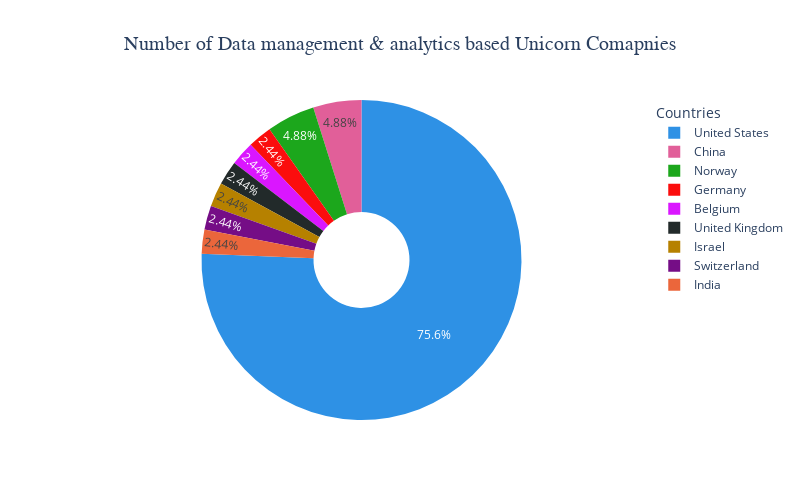

Here is the notebook cell this chart was saved with:
### Code cell
country_vs_company_vis(country_data_count,'Number of Data management & analytics based Unicorn Comapnies')

### Figure 1 — Plotly figure (JSON) as saved in the notebook; plotly's stock layout.template omitted (floating-point values rounded to 4 significant figures)
{"data": [{"customdata": [[31], [2], [2], [1], [1], [1], [1], [1], [1]], "domain": {"x": [0, 1], "y": [0, 1]}, "hole": 0.3, "hovertemplate": "Country Name=%{label}<br>Number of Data management & analytics based Unicorn Comapnies=%{customdata[0]}<extra></extra>", "labels": ["United States", "China", "Norway", "Germany", "Belgium", "United Kingdom", "Israel", "Switzerland", "India"], "legendgroup": "", "name": "", "showlegend": true, "type": "pie", "values": [31, 2, 2, 1, 1, 1, 1, 1, 1]}], "layout": {"height": 500, "legend": {"font": {"size": 12}, "title": {"text": "Countries"}, "tracegroupgap": 10}, "piecolorway": ["#2E91E5", "#E15F99", "#1CA71C", "#FB0D0D", "#DA16FF", "#222A2A", "#B68100", "#750D86", "#EB663B", "#511CFB", "#00A08B", "#FB00D1", "#FC0080", "#B2828D", "#6C7C32", "#778AAE", "#862A16", "#A777F1", "#620042", "#1616A7", "#DA60CA", "#6C4516", "#0D2A63", "#AF0038"], "showlegend": true, "title": {"font": {"family": "Arial", "size": 20}, "text": "Number of Data management & analytics based Unicorn Comapnies", "x": 0.5}, "width": 800}}
